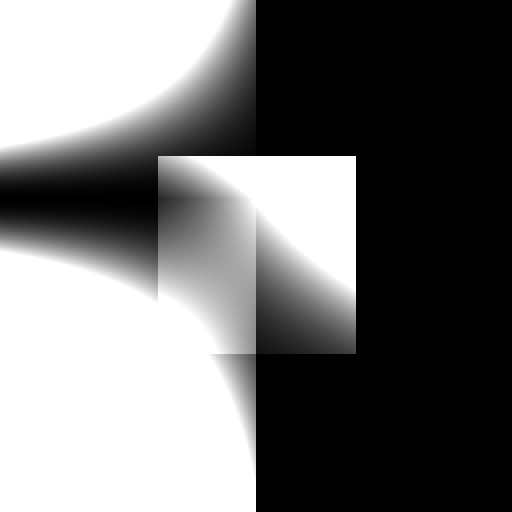

This figure's Python source:
#!/usr/bin/env python

# Test vtkImageBlend with two procedurally generated RGBA images.

# Factory overrides
import vtkmodules.vtkInteractionStyle  # noqa: F401
import vtkmodules.vtkRenderingFreeType  # noqa: F401
import vtkmodules.vtkRenderingOpenGL2  # noqa: F401

from vtkmodules.vtkCommonCore import VTK_UNSIGNED_SHORT
from vtkmodules.vtkCommonDataModel import vtkImageData
from vtkmodules.vtkImagingCore import vtkImageBlend
from vtkmodules.vtkRenderingCore import (
    vtkImageSliceMapper,
    vtkImageSlice,
    vtkRenderWindow,
    vtkRenderWindowInteractor,
    vtkRenderer,
)

dims = [256, 256, 4]

# First image: gradient pattern on left half
image_data1 = vtkImageData()
image_data1.SetDimensions(dims)
image_data1.SetSpacing(1, 1, 1)
image_data1.SetOrigin(0, 0, 0)
image_data1.AllocateScalars(VTK_UNSIGNED_SHORT, 4)

for x in range(dims[0]):
    for y in range(dims[1]):
        if x < dims[0] // 2:
            val = abs((dims[0] - x - 100) * (dims[1] - y - 100))
        else:
            val = 0
        image_data1.SetScalarComponentFromFloat(x, y, 0, 0, val)
        image_data1.SetScalarComponentFromFloat(x, y, 0, 1, val)
        image_data1.SetScalarComponentFromFloat(x, y, 0, 2, val)
        image_data1.SetScalarComponentFromFloat(x, y, 0, 3, val)

# Second image: square pattern in center
image_data2 = vtkImageData()
image_data2.SetDimensions(dims)
image_data2.SetSpacing(1, 1, 1)
image_data2.SetOrigin(0, 0, 0)
image_data2.AllocateScalars(VTK_UNSIGNED_SHORT, 4)

for x in range(dims[0]):
    for y in range(dims[1]):
        if (x > (dims[0] // 2) - 50 and x < (dims[0] // 2) + 50
                and y > (dims[1] // 2) - 50 and y < (dims[1] // 2) + 50):
            val = x * y
        else:
            val = 0
        image_data2.SetScalarComponentFromFloat(x, y, 0, 0, val)
        image_data2.SetScalarComponentFromFloat(x, y, 0, 1, val)
        image_data2.SetScalarComponentFromFloat(x, y, 0, 2, val)
        image_data2.SetScalarComponentFromFloat(x, y, 0, 3, val)

# Blend
blend = vtkImageBlend()
blend.AddInputData(image_data1)
blend.AddInputData(image_data2)
blend.SetOpacity(0, 0.3)
blend.SetOpacity(1, 0.7)
blend.SetBlendModeToNormal()
blend.BlendAlphaOn()

# Display with vtkImageSlice
image_mapper = vtkImageSliceMapper()
image_mapper.SetInputConnection(blend.GetOutputPort())
image_mapper.BorderOn()

image_slice = vtkImageSlice()
image_slice.SetMapper(image_mapper)

color_range = [0, 4095]
image_slice.GetProperty().SetColorWindow(color_range[1] - color_range[0])
image_slice.GetProperty().SetColorLevel(0.5 * (color_range[0] + color_range[1]))
image_slice.GetProperty().SetInterpolationTypeToNearest()

renderer = vtkRenderer()
renderer.AddViewProp(image_slice)
renderer.SetBackground(0.0, 0.0, 0.0)

render_window = vtkRenderWindow()
render_window.AddRenderer(renderer)
render_window.SetSize(512, 512)
render_window.SetWindowName("image blend imaging")

# Scene
bounds = image_mapper.GetBounds()
point = [
    0.5 * (bounds[0] + bounds[1]),
    0.5 * (bounds[2] + bounds[3]),
    0.5 * (bounds[4] + bounds[5]),
]
camera = renderer.GetActiveCamera()
camera.SetFocalPoint(point)
point[image_mapper.GetOrientation()] += 500.0
camera.SetPosition(point)
camera.SetViewUp(0.0, 1.0, 0.0)
camera.ParallelProjectionOn()
camera.SetParallelScale(128)

interactor = vtkRenderWindowInteractor()
interactor.SetRenderWindow(render_window)

interactor.Initialize()
interactor.Start()
